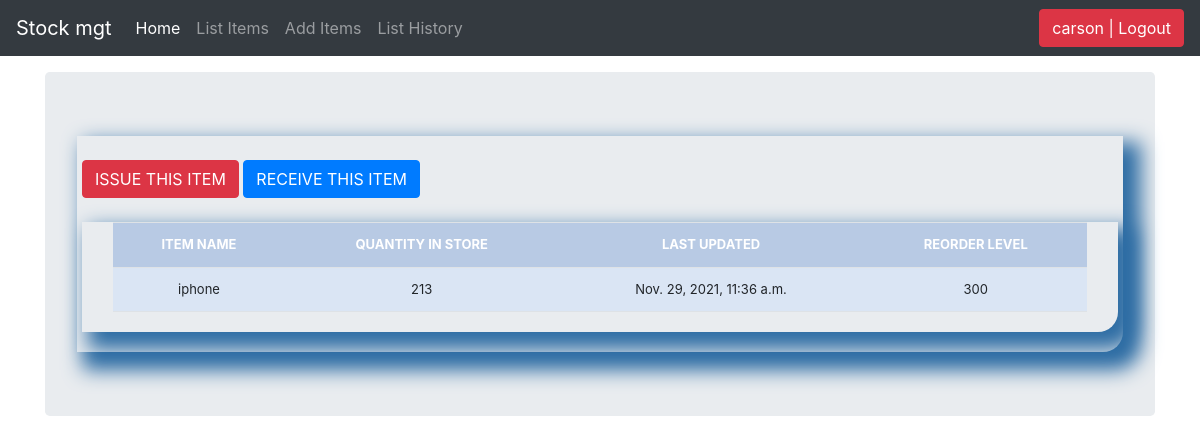
Screenshot of /stock_detail/3/ (signed in) with the database file from the repository.
### stockmgmt/models.py (models this page shows, shortened)
class Stock(models.Model):
    category = models.ForeignKey(
        Category, on_delete=models.CASCADE, blank=True)
    item_name = models.CharField(max_length=50, blank=True, null=True)
    quantity = models.IntegerField(default='0', blank=True, null=True)
    receive_quantity = models.IntegerField(default='0', blank=True, null=True)
    receive_by = models.CharField(max_length=50, blank=True, null=True)
    issue_quantity = models.IntegerField(default='0', blank=True, null=True)
    issue_by = models.CharField(max_length=50, blank=True, null=True)
    issue_to = models.CharField(max_length=50, blank=True, null=True)
    phone_number = models.CharField(max_length=50, blank=True, null=True)
    created_by = models.CharField(max_length=50, blank=True, null=True)
    reorder_level = models.IntegerField(default='0', blank=True, null=True)
    last_updated = models.DateTimeField(auto_now_add=False, auto_now=True)
    timestamp = models.DateTimeField(auto_now_add=True, auto_now=False)

### stockmgmt/views.py (the view)
# urls.py: path('stock_detail/<str:pk>/', views.stock_detail, name="stock_detail"),
def stock_detail(request, pk):
    queryset = Stock.objects.get(id=pk)
    context = {
        "queryset": queryset,
    }
    return render(request, "stock_detail.html", context)

### stockmgmt/templates/stock_detail.html (shortened to what this page needs)
{% load crispy_forms_tags %} {% load static %}
<!DOCTYPE html>
<html lang="en">
<head>
  <link href="https://cdn.jsdelivr.net/npm/bootstrap@5.1.3/dist/css/bootstrap.min.css" rel="stylesheet"
 />
  <link href="{% static 'css/stylesheet.css' %}" rel="stylesheet" />
  <link href="{% static 'css/bootstrap.min.css' %}" rel="stylesheet" />
  <link href="{% static 'css/navbar-top-fixed.css' %}" rel="stylesheet" />
</head>
<body>
  {% include 'navbar.html' %}
  <main role="main" class="container">
    <div class="jumbotron">
      <div class="display_table">
        <br />
        <a href="{% url 'issue_items' queryset.id %}"><div class='btn btn-danger'>ISSUE THIS ITEM</div></a>
        <a href="{% url 'receive_items' queryset.id %}"><div class='btn btn-primary'>RECEIVE THIS ITEM</div></a>
                <br><br>
                <div class="display_table">
                  <table class='table'>
                          <tr>
                            <th>ITEM NAME</th>
                            <th>QUANTITY IN STORE</th>
                            <th>LAST UPDATED</th>
                            <th>REORDER LEVEL</th>
                          </tr>
                          <tr>
                            <td>{{queryset.item_name}}</td>
                            <td>{{queryset.quantity}}</td>
                            <td>{{queryset.last_updated}}</td>
                            <td>{{queryset.reorder_level}}</td>
                          </tr>
                  </table>
                </div>
      </div>
    </div>
  </main>
</body>
</html>

### stockmgmt/templates/navbar.html (shortened to what this page needs)
<nav class="navbar navbar-expand-md navbar-dark fixed-top bg-dark">
  <a class="navbar-brand" href="/">Stock mgt</a>
  <div class="collapse navbar-collapse" id="navbarCollapse">
    <ul class="navbar-nav mr-auto">
      <li class="nav-item active">
        <a class="nav-link" href="/"
          >Home <span class="sr-only">(current)</span></a
        >
      </li>
      {% if request.user.is_authenticated %}
      <li class="nav-item">
        <a class="nav-link" href="/list_items">List Items</a>
      </li>
      <li class="nav-item">
        <a class="nav-link" href="/add_items">Add Items</a>
      </li>
      <li class="nav-item">
        <a class="nav-link" href="/list_history">List History</a>
      </li>
      {% endif %}
    </ul>
    <ul class="navbar-nav">
      {% if request.user.is_authenticated %}
      <li>
        <a href="/accounts/logout"
          ><button class="btn btn-danger">{{ user }} | Logout</button></a
        >
      </li>
      {% else %}
      <li><a href="/accounts/login">Login</a></li>
      {% endif %}
    </ul>
  </div>
</nav>

### stockmgmt/static/css/stylesheet.css (style rules this page uses)
.table { font-size: 13px; text-align: center; width: 95%; margin: auto; }
.table tr:nth-child(odd) { background: #b8cae4; }
.table tr:nth-child(even) { background: #dae5f4; }
th { background-color: #337ab7; color: white; }
.display_table { border-bottom-right-radius: 20px; padding-left: 5px; padding-right: 5px; padding-bottom: 20px; box-shadow: 12px 12px 15px #2e6da4; }

### stockmgmt/static/css/navbar-top-fixed.css (style rules this page uses)
body { min-height: 75rem; padding-top: 4.5rem; }

### stockmgmt/templates/stock_detail.html (style rules this page uses)
.table { font-size: 13px; text-align: center; width: 95%; margin: auto; }
.table tr:nth-child(odd) { background: #b8cae4; }
.table tr:nth-child(even) { background: #dae5f4; }
th { background-color: #337ab7; color: white; }
.display_table { border-bottom-right-radius: 20px; padding-left: 5px; padding-right: 5px; padding-bottom: 20px; box-shadow: 12px 12px 20px 6px #2e6da4; }

### rows the page displays
Stock: item_name "iphone", quantity "213", last_updated "Nov. 29, 2021, 11:36 a.m.", reorder_level "300"

### other values shown
{{ user }} "carson"
